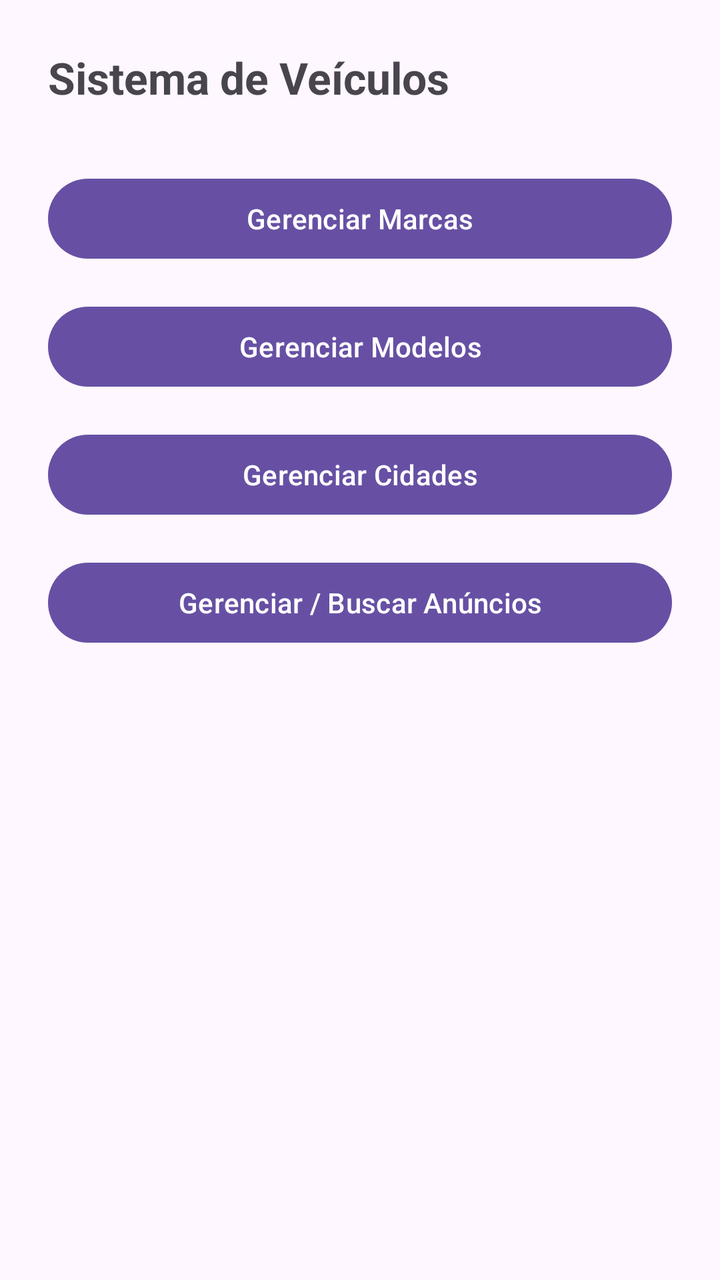
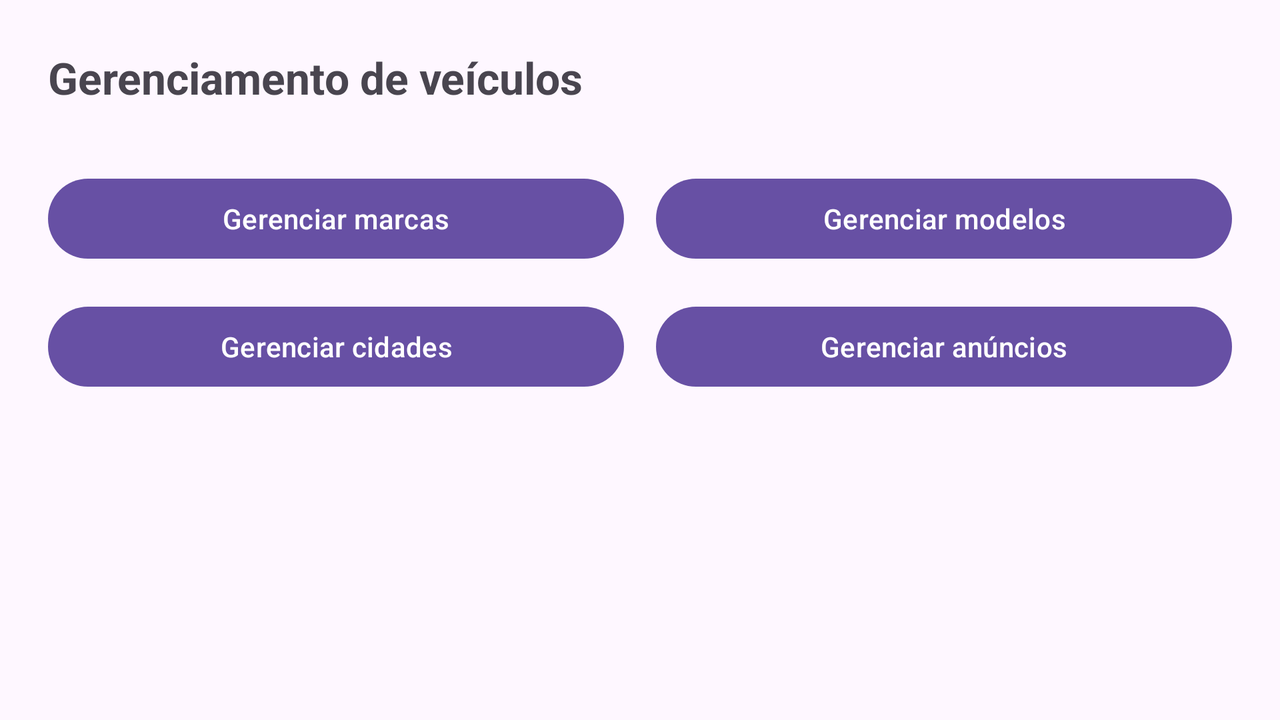

First picture: res/layout/ on a phone held upright. Second picture: the repository's own variant of that layout, on a device whose configuration matches the variant's folder. Source for both follows.
<!-- AndroidManifest.xml: application theme Theme.Atividade2 -->
<!-- res/layout/activity_main.xml -->
<?xml version="1.0" encoding="utf-8"?>
<LinearLayout xmlns:android="http://schemas.android.com/apk/res/android"
    xmlns:app="http://schemas.android.com/apk/res-auto"
    xmlns:tools="http://schemas.android.com/tools"
    android:id="@+id/main"
    android:orientation="vertical"
    android:layout_gravity="center"
    android:layout_width="match_parent"
    android:layout_height="match_parent"
    android:padding="24dp"
    tools:context=".MainActivity">

    <TextView
        android:layout_width="wrap_content"
        android:layout_height="wrap_content"
        android:text="Sistema de Veículos"
        android:textSize="22sp"
        android:textStyle="bold"
        android:layout_marginBottom="32dp"/>

    <Button
        android:id="@+id/btnMarcas"
        android:layout_width="match_parent"
        android:layout_height="wrap_content"
        android:text="Gerenciar Marcas"
        android:layout_marginBottom="16dp"/>

    <Button
        android:id="@+id/btnModelos"
        android:layout_width="match_parent"
        android:layout_height="wrap_content"
        android:text="Gerenciar Modelos"
        android:layout_marginBottom="16dp"/>

    <Button
        android:id="@+id/btnCidades"
        android:layout_width="match_parent"
        android:layout_height="wrap_content"
        android:text="Gerenciar Cidades"
        android:layout_marginBottom="16dp"/>

    <Button
        android:id="@+id/btnAnuncios"
        android:layout_width="match_parent"
        android:layout_height="wrap_content"
        android:text="Gerenciar / Buscar Anúncios"/>

</LinearLayout>
<!-- resources referenced by this layout -->
<resources>
  <style name="Theme.Atividade2" parent="Base.Theme.Atividade2" />
  <style name="Base.Theme.Atividade2" parent="Theme.Material3.DayNight.NoActionBar">
          
          
      </style>
</resources>
<!-- res/layout-land/activity_main.xml (the repository's variant of the layout above) -->
<!-- drawn on the phone turned sideways -->
<?xml version="1.0" encoding="utf-8"?>
<LinearLayout xmlns:android="http://schemas.android.com/apk/res/android"
    xmlns:app="http://schemas.android.com/apk/res-auto"
    xmlns:tools="http://schemas.android.com/tools"
    android:id="@+id/main"
    android:orientation="vertical"
    android:layout_gravity="center"
    android:layout_width="match_parent"
    android:layout_height="match_parent"
    android:padding="24dp"
    tools:context=".MainActivity">

    <TextView
        android:layout_width="wrap_content"
        android:layout_height="wrap_content"
        android:text="@string/gerenciamentoVeiculos"
        android:textSize="22sp"
        android:textStyle="bold"
        android:layout_marginBottom="32dp"/>

    <LinearLayout
        android:layout_width="match_parent"
        android:layout_height="wrap_content"
        android:orientation="horizontal">

        <Button
            android:id="@+id/btnMarcas"
            android:layout_width="0dp"
            android:layout_height="wrap_content"
            android:layout_weight="1"
            android:text="@string/gerenciarMarcas"
            android:layout_marginEnd="8dp"
            android:layout_marginBottom="16dp"/>

        <Button
            android:id="@+id/btnModelos"
            android:layout_width="0dp"
            android:layout_height="wrap_content"
            android:layout_weight="1"
            android:text="@string/gerenciarModelos"
            android:layout_marginStart="8dp"
            android:layout_marginBottom="16dp"/>
    </LinearLayout>

    <LinearLayout
        android:layout_width="match_parent"
        android:layout_height="wrap_content"
        android:orientation="horizontal">

        <Button
            android:id="@+id/btnCidades"
            android:layout_width="0dp"
            android:layout_height="wrap_content"
            android:layout_weight="1"
            android:text="@string/gerenciarCidades"
            android:layout_marginEnd="8dp"/>

        <Button
            android:id="@+id/btnAnuncios"
            android:layout_width="0dp"
            android:layout_height="wrap_content"
            android:layout_weight="1"
            android:text="@string/gerenciarAnuncios"
            android:layout_marginStart="8dp"/>
    </LinearLayout>

</LinearLayout>
<!-- resources referenced by the variant -->
<!-- as the phone turned sideways resolves them -->
<resources>
  <string name="gerenciamentoVeiculos">Gerenciamento de veículos</string>
  <string name="gerenciarAnuncios">Gerenciar anúncios</string>
  <string name="gerenciarCidades">Gerenciar cidades</string>
  <string name="gerenciarMarcas">Gerenciar marcas</string>
  <string name="gerenciarModelos">Gerenciar modelos</string>
  <style name="Theme.Atividade2" parent="Base.Theme.Atividade2" />
  <style name="Base.Theme.Atividade2" parent="Theme.Material3.DayNight.NoActionBar">
          
          
      </style>
</resources>
